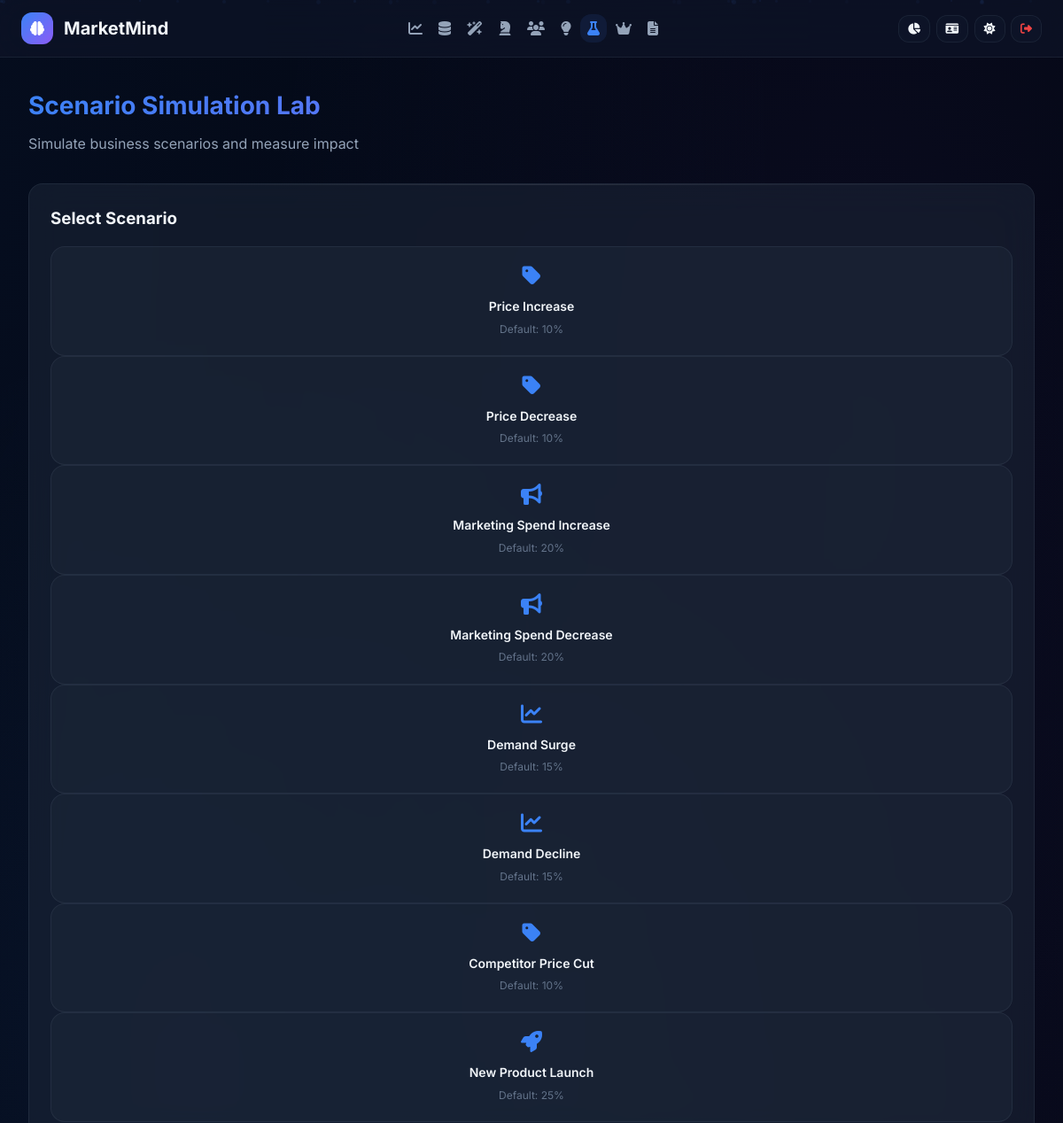
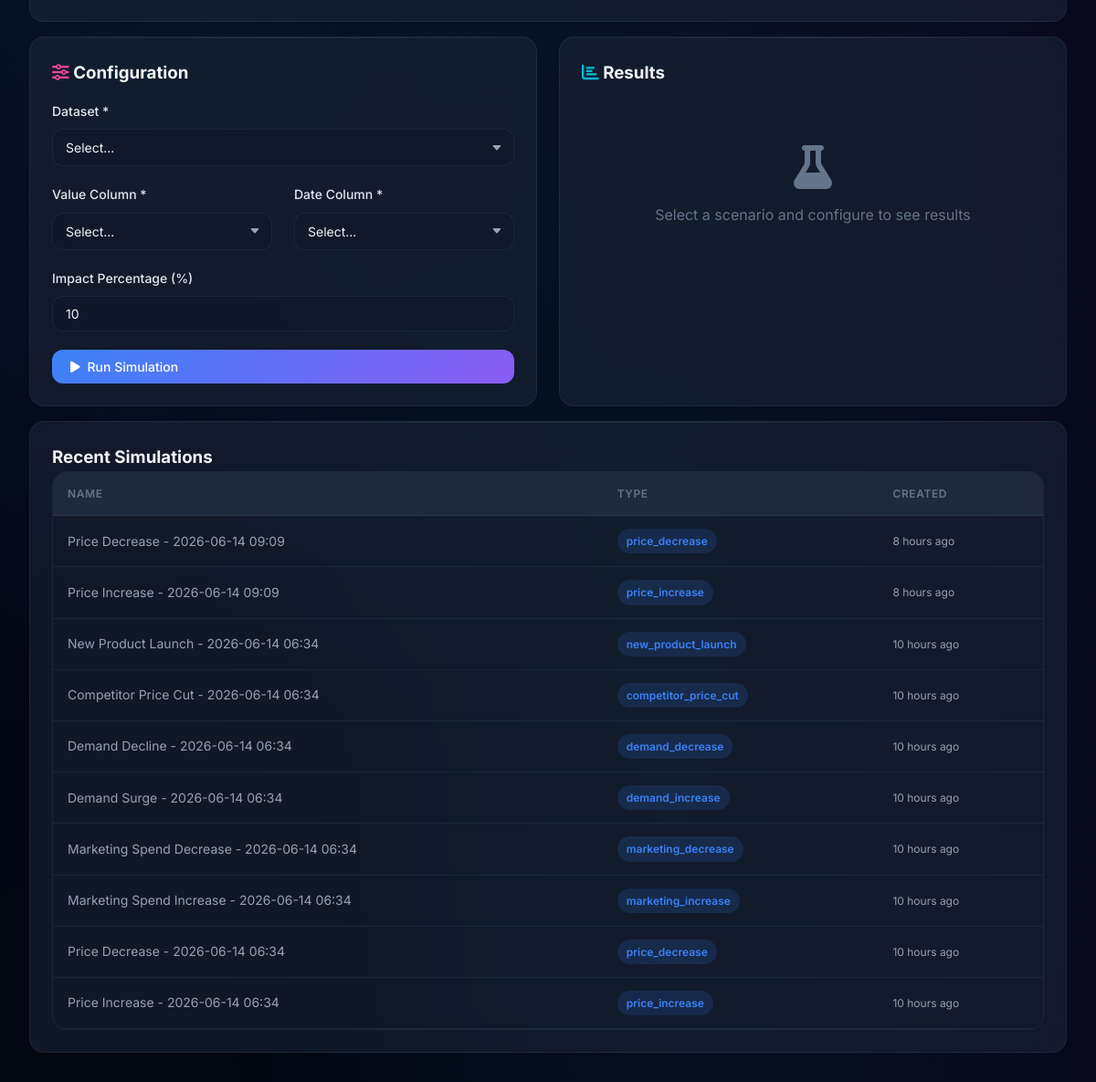
Screenshot of /simulation (signed in) with the database file from the repository (2 pictures, top to bottom).
### database/models.py (models this page shows, shortened)
class User(UserMixin, db.Model):
    __tablename__ = 'users'
    id = db.Column(db.Integer, primary_key=True)
    username = db.Column(db.String(80), unique=True, nullable=False, index=True)
    email = db.Column(db.String(120), unique=True, nullable=False, index=True)
    password_hash = db.Column(db.String(255), nullable=False)
    first_name = db.Column(db.String(50), nullable=True)
    last_name = db.Column(db.String(50), nullable=True)
    role = db.Column(db.String(20), default='user')
    is_active = db.Column(db.Boolean, default=True)
    is_verified = db.Column(db.Boolean, default=False)
    avatar_url = db.Column(db.String(255), nullable=True)
    bio = db.Column(db.Text, nullable=True)
    company = db.Column(db.String(100), nullable=True)
    job_title = db.Column(db.String(100), nullable=True)
    phone = db.Column(db.String(20), nullable=True)
    theme_preference = db.Column(db.String(10), default='dark')
    language = db.Column(db.String(10), default='en')
    timezone = db.Column(db.String(50), default='UTC')
    date_format = db.Column(db.String(20), default='YYYY-MM-DD')
    notification_enabled = db.Column(db.Boolean, default=True)
    two_factor_enabled = db.Column(db.Boolean, default=False)
    api_key = db.Column(db.String(64), unique=True, nullable=True)
    last_login = db.Column(db.DateTime, nullable=True)
    login_count = db.Column(db.Integer, default=0)
    created_at = db.Column(db.DateTime, default=datetime.now)
    updated_at = db.Column(db.DateTime, default=datetime.now, onupdate=datetime.now)
    datasets = db.relationship('Dataset', backref='user', lazy='dynamic', cascade='all, delete-orphan')
    reports = db.relationship('Report', backref='user', lazy='dynamic', cascade='all, delete-orphan')
    forecasts = db.relationship('Forecast', backref='user', lazy='dynamic', cascade='all, delete-orphan')
    activity_logs = db.relationship('ActivityLog', backref='user', lazy='dynamic', cascade='all, delete-orphan')
    login_history = db.relationship('LoginHistory', backref='user', lazy='dynamic', cascade='all, delete-orphan')
    @property
    def is_admin(self):
        return self.role in ['admin', 'superadmin']

class ScenarioSimulation(db.Model):
    __tablename__ = 'scenario_simulations'
    id = db.Column(db.Integer, primary_key=True)
    user_id = db.Column(db.Integer, db.ForeignKey('users.id'), nullable=False, index=True)
    dataset_id = db.Column(db.Integer, db.ForeignKey('datasets.id'), nullable=True)
    name = db.Column(db.String(255), nullable=False)
    scenario_type = db.Column(db.String(50), nullable=False)
    parameters = db.Column(db.Text, nullable=True)
    baseline_metrics = db.Column(db.Text, nullable=True)
    simulated_metrics = db.Column(db.Text, nullable=True)
    impact_analysis = db.Column(db.Text, nullable=True)
    comparison_chart = db.Column(db.Text, nullable=True)
    recommendations = db.Column(db.Text, nullable=True)
    created_at = db.Column(db.DateTime, default=datetime.now)

### app.py (the view)
@app.route('/simulation')
@login_required
def simulation():
    if not MODULES_AVAILABLE['models']:
        return render_template('simulation/index.html', datasets=[], scenarios=[], available_scenarios=[])
    datasets = Dataset.query.filter_by(user_id=current_user.id, is_processed=True).all()
    scenarios = ScenarioSimulation.query.filter_by(user_id=current_user.id).order_by(ScenarioSimulation.created_at.desc()).all()
    available_scenarios = scenario_simulator.get_available_scenarios() if scenario_simulator else []
    return render_template('simulation/index.html', datasets=datasets, scenarios=scenarios, available_scenarios=available_scenarios)

### analyzer.py (called while the page is built)
    def get_available_scenarios(self) -> Dict[str, Dict]:
        return self.scenarios

### app.py (called while the page is built)
@app.context_processor
def inject_globals():
    return {
        'now': datetime.now(),
        'format_number': format_number,
        'format_currency': format_currency,
        'format_percentage': format_percentage,
        'score_to_color': score_to_color,
        'score_to_rating': score_to_rating,
        'time_ago': time_ago
    }

@login_manager.user_loader
def load_user(user_id):
    if MODULES_AVAILABLE['models']:
        return User.query.get(int(user_id))
    return None

@app.before_request
def before_request():
    if current_user.is_authenticated and MODULES_AVAILABLE['models']:
        current_user.updated_at = datetime.now()
        db.session.commit()

### utils.py (called while the page is built)
def time_ago(dt: datetime) -> str:
    if not dt:
        return "Unknown"
    now = datetime.now()
    diff = now - dt
    seconds = int(diff.total_seconds())
    if seconds < 60:
        return "Just now"
    elif seconds < 3600:
        return f"{seconds // 60} minute{'s' if seconds // 60 != 1 else ''} ago"
    elif seconds < 86400:
        return f"{seconds // 3600} hour{'s' if seconds // 3600 != 1 else ''} ago"
    elif seconds < 604800:
        return f"{seconds // 86400} day{'s' if seconds // 86400 != 1 else ''} ago"
    elif seconds < 2592000:
        return f"{seconds // 604800} week{'s' if seconds // 604800 != 1 else ''} ago"
    return f"{seconds // 2592000} month{'s' if seconds // 2592000 != 1 else ''} ago"

### templates/simulation/index.html (shortened to what this page needs)
{% extends 'base.html' %}
{% block content %}
<div class="page-container">
    <div class="page-header"><h1>Scenario Simulation Lab</h1><p>Simulate business scenarios and measure impact</p></div>
    <div class="glass-card mb-4">
        <h3 class="mb-4">Select Scenario</h3>
        <div class="scenario-grid" id="scenarioGrid">
            {% for key, scenario in available_scenarios.items() %}
            <div class="scenario-card" data-scenario="{{ key }}" onclick="selectScenario(this, '{{ key }}')">
                <i class="fas fa-{{ 'tag' if 'price' in key else 'bullhorn' if 'marketing' in key else 'chart-line' if 'demand' in key else 'user-slash' if 'competitor' in key else 'rocket' if 'product' in key else 'cog' }}"></i>
                <h4>{{ scenario.description }}</h4>
                <p style="font-size: 0.75rem; color: var(--text-muted); margin-top: 0.25rem;">Default: {{ scenario.default_value }}%</p>
            </div>
            {% endfor %}
        </div>
    </div>
    <form id="simForm">
        <div class="grid-2">
            <div class="glass-card">
                <h3 class="mb-4"><i class="fas fa-sliders-h" style="color: var(--accent-pink);"></i> Configuration</h3>
                <div class="form-group">
                    <label class="form-label">Dataset *</label>
                    <select name="dataset_id" id="simDataset" class="form-control" required onchange="loadSimColumns()">
                        <option value="">Select...</option>
                    </select>
                </div>
                <div class="grid-2">
                    <div class="form-group">
                        <label class="form-label">Value Column *</label>
                        <select name="value_column" id="simValue" class="form-control" required><option value="">Select...</option></select>
                    </div>
                    <div class="form-group">
                        <label class="form-label">Date Column *</label>
                        <select name="date_column" id="simDate" class="form-control" required><option value="">Select...</option></select>
                    </div>
                </div>
                <div class="form-group">
                    <label class="form-label">Impact Percentage (%)</label>
                    <input type="number" name="impact_percentage" class="form-control" value="10" step="1" min="-100" max="100">
                </div>
                <button type="submit" class="glass-btn glass-btn-primary w-full" id="simBtn" disabled><i class="fas fa-play"></i> Run Simulation</button>
            </div>
            <div class="glass-card">
                <h3 class="mb-4"><i class="fas fa-chart-bar" style="color: var(--accent-cyan);"></i> Results</h3>
                <div id="simEmpty" style="text-align: center; padding: 3rem; color: var(--text-muted);"><i class="fas fa-flask" style="font-size: 3rem; margin-bottom: 1rem;"></i><p>Select a scenario and configure to see results</p></div>
            </div>
        </div>
    </form>
    {% if scenarios %}
    <div class="glass-card mt-4">
        <h3 class="mb-3">Recent Simulations</h3>
        <div class="data-table-container">
            <table class="data-table">
                <thead><tr><th>Name</th><th>Type</th><th>Created</th></tr></thead>
                <tbody>
                    {% for s in scenarios[:10] %}
                    <tr><td>{{ s.name }}</td><td><span class="badge badge-info">{{ s.scenario_type }}</span></td><td style="font-size: 0.75rem;">{{ time_ago(s.created_at) }}</td></tr>
                    {% endfor %}
                </tbody>
            </table>
        </div>
    </div>
    {% endif %}
</div>
{% endblock %}

### rows the page displays
ScenarioSimulation: name "Price Decrease - 2026-06-14 09:09", scenario_type "price_decrease", created_at "8 hours ago"
ScenarioSimulation: name "Price Increase - 2026-06-14 09:09", scenario_type "price_increase", created_at "8 hours ago"
ScenarioSimulation: name "New Product Launch - 2026-06-14 06:34", scenario_type "new_product_launch", created_at "10 hours ago"
ScenarioSimulation: name "Competitor Price Cut - 2026-06-14 06:34", scenario_type "competitor_price_cut", created_at "10 hours ago"
ScenarioSimulation: name "Demand Decline - 2026-06-14 06:34", scenario_type "demand_decrease", created_at "10 hours ago"
ScenarioSimulation: name "Demand Surge - 2026-06-14 06:34", scenario_type "demand_increase", created_at "10 hours ago"
ScenarioSimulation: name "Marketing Spend Decrease - 2026-06-14 06:34", scenario_type "marketing_decrease", created_at "10 hours ago"
ScenarioSimulation: name "Marketing Spend Increase - 2026-06-14 06:34", scenario_type "marketing_increase", created_at "10 hours ago"
ScenarioSimulation: name "Price Decrease - 2026-06-14 06:34", scenario_type "price_decrease", created_at "10 hours ago"
ScenarioSimulation: name "Price Increase - 2026-06-14 06:34", scenario_type "price_increase", created_at "10 hours ago"

### other values shown
{{ scenario.description }} "Price Increase" "Price Decrease" "Marketing Spend Increase" "Marketing Spend Decrease" "Demand Surge" "Demand Decline" "Competitor Price Cut" "New Product Launch"
{{ scenario.default_value }} "10" "10" "20" "20" "15" "15" "10" "25"
